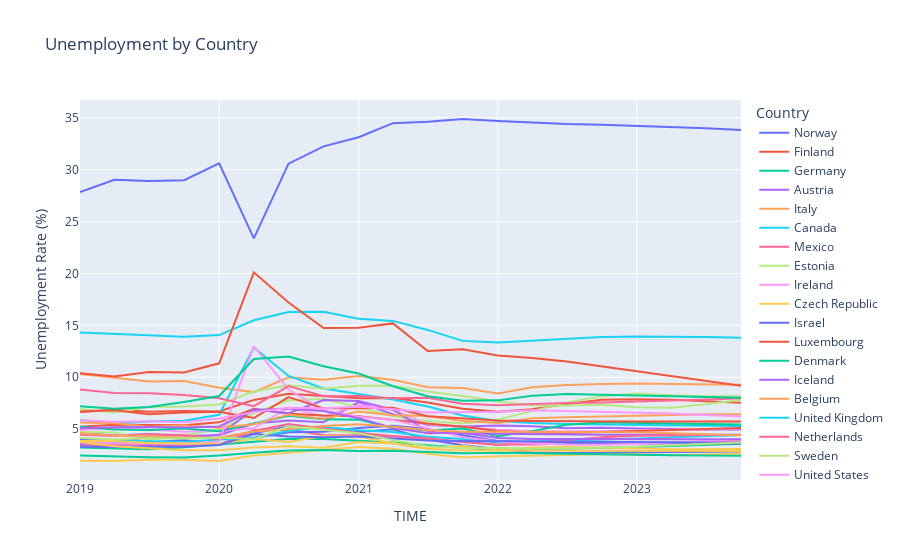

Notebook cell for this chart:
### Markdown cell above
Removed "Flag Codes", "Flags", "Reference Period Code", "Reference Period" columns because they are not relevant to this project. Changing "TIME" column to datetime data type.

### Code cell
display(px.line(unemployment_df, x='TIME', y='Value', color='Country', labels={'Value':'Unemployment Rate (%)'}, title='Unemployment by Country'))

### Figure 1 — Plotly figure (JSON) as saved in the notebook; plotly's stock layout.template omitted (floating-point values rounded to 4 significant figures)
{"data": [{"hovertemplate": "Country=Norway<br>TIME=%{x}<br>Unemployment Rate (%)=%{y}<extra></extra>", "legendgroup": "Norway", "line": {"color": "#636efa", "dash": "solid"}, "marker": {"symbol": "circle"}, "mode": "lines", "name": "Norway", "orientation": "v", "showlegend": true, "type": "scatter", "x": ["2019-01-01T00:00:00", "2019-04-01T00:00:00", "2019-07-01T00:00:00", "2019-10-01T00:00:00", "2020-01-01T00:00:00", "2020-04-01T00:00:00", "2020-07-01T00:00:00", "2020-10-01T00:00:00", "2021-01-01T00:00:00", "2021-04-01T00:00:00", "2021-07-01T00:00:00", "2021-10-01T00:00:00", "2022-01-01T00:00:00", "2022-04-01T00:00:00", "2022-07-01T00:00:00", "2022-10-01T00:00:00", "2023-01-01T00:00:00", "2023-04-01T00:00:00", "2023-07-01T00:00:00", "2023-10-01T00:00:00"], "xaxis": "x", "y": [3.797, 3.386, 3.718, 3.969, 3.548, 4.605, 5.276, 5.047, 4.738, 5, 4.014, 3.448, 3.093, 2.754, 2.706, 2.735, 2.754, 2.774, 2.812, 2.851], "yaxis": "y"}, {"hovertemplate": "Country=Finland<br>TIME=%{x}<br>Unemployment Rate (%)=%{y}<extra></extra>", "legendgroup": "Finland", "line": {"color": "#EF553B", "dash": "solid"}, "marker": {"symbol": "circle"}, "mode": "lines", "name": "Finland", "orientation": "v", "showlegend": true, "type": "scatter", "x": ["2019-01-01T00:00:00", "2019-04-01T00:00:00", "2019-07-01T00:00:00", "2019-10-01T00:00:00", "2020-01-01T00:00:00", "2020-04-01T00:00:00", "2020-07-01T00:00:00", "2020-10-01T00:00:00", "2021-01-01T00:00:00", "2021-04-01T00:00:00", "2021-07-01T00:00:00", "2021-10-01T00:00:00", "2022-01-01T00:00:00", "2022-04-01T00:00:00", "2022-07-01T00:00:00", "2022-10-01T00:00:00", "2023-01-01T00:00:00", "2023-04-01T00:00:00", "2023-07-01T00:00:00", "2023-10-01T00:00:00"], "xaxis": "x", "y": [6.664, 6.864, 6.685, 6.742, 6.707, 7.819, 8.405, 8.167, 7.983, 8.011, 7.579, 6.974, 6.68, 6.917, 7.435, 7.828, 7.874, 7.828, 7.713, 7.553], "yaxis": "y"}, {"hovertemplate": "Country=Germany<br>TIME=%{x}<br>Unemployment Rate (%)=%{y}<extra></extra>", "legendgroup": "Germany", "line": {"color": "#00cc96", "dash": "solid"}, "marker": {"symbol": "circle"}, "mode": "lines", "name": "Germany", "orientation": "v", "showlegend": true, "type": "scatter", "x": ["2019-01-01T00:00:00", "2019-04-01T00:00:00", "2019-07-01T00:00:00", "2019-10-01T00:00:00", "2020-01-01T00:00:00", "2020-04-01T00:00:00", "2020-07-01T00:00:00", "2020-10-01T00:00:00", "2021-01-01T00:00:00", "2021-04-01T00:00:00", "2021-07-01T00:00:00", "2021-10-01T00:00:00", "2022-01-01T00:00:00", "2022-04-01T00:00:00", "2022-07-01T00:00:00", "2022-10-01T00:00:00", "2023-01-01T00:00:00", "2023-04-01T00:00:00", "2023-07-01T00:00:00", "2023-10-01T00:00:00"], "xaxis": "x", "y": [3.226, 3.119, 3.077, 3.251, 3.525, 3.842, 4.065, 4.051, 3.919, 3.725, 3.453, 3.217, 3.004, 3.033, 3.101, 3.188, 3.288, 3.389, 3.493, 3.599], "yaxis": "y"}, {"hovertemplate": "Country=Austria<br>TIME=%{x}<br>Unemployment Rate (%)=%{y}<extra></extra>", "legendgroup": "Austria", "line": {"color": "#ab63fa", "dash": "solid"}, "marker": {"symbol": "circle"}, "mode": "lines", "name": "Austria", "orientation": "v", "showlegend": true, "type": "scatter", "x": ["2019-01-01T00:00:00", "2019-04-01T00:00:00", "2019-07-01T00:00:00", "2019-10-01T00:00:00", "2020-01-01T00:00:00", "2020-04-01T00:00:00", "2020-07-01T00:00:00", "2020-10-01T00:00:00", "2021-01-01T00:00:00", "2021-04-01T00:00:00", "2021-07-01T00:00:00", "2021-10-01T00:00:00", "2022-01-01T00:00:00", "2022-04-01T00:00:00", "2022-07-01T00:00:00", "2022-10-01T00:00:00", "2023-01-01T00:00:00", "2023-04-01T00:00:00", "2023-07-01T00:00:00", "2023-10-01T00:00:00"], "xaxis": "x", "y": [4.687, 4.394, 4.528, 4.337, 4.419, 5.547, 5.826, 5.657, 7.615, 6.436, 5.407, 5.253, 5.348, 5.277, 5.087, 5.15, 5.055, 4.998, 4.969, 4.969], "yaxis": "y"}, {"hovertemplate": "Country=Italy<br>TIME=%{x}<br>Unemployment Rate (%)=%{y}<extra></extra>", "legendgroup": "Italy", "line": {"color": "#FFA15A", "dash": "solid"}, "marker": {"symbol": "circle"}, "mode": "lines", "name": "Italy", "orientation": "v", "showlegend": true, "type": "scatter", "x": ["2019-01-01T00:00:00", "2019-04-01T00:00:00", "2019-07-01T00:00:00", "2019-10-01T00:00:00", "2020-01-01T00:00:00", "2020-04-01T00:00:00", "2020-07-01T00:00:00", "2020-10-01T00:00:00", "2021-01-01T00:00:00", "2021-04-01T00:00:00", "2021-07-01T00:00:00", "2021-10-01T00:00:00", "2022-01-01T00:00:00", "2022-04-01T00:00:00", "2022-07-01T00:00:00", "2022-10-01T00:00:00", "2023-01-01T00:00:00", "2023-04-01T00:00:00", "2023-07-01T00:00:00", "2023-10-01T00:00:00"], "xaxis": "x", "y": [10.31, 9.936, 9.584, 9.644, 8.991, 8.572, 9.998, 9.751, 10.13, 9.767, 9.048, 8.977, 8.437, 9.031, 9.266, 9.357, 9.393, 9.356, 9.319, 9.282], "yaxis": "y"}, {"hovertemplate": "Country=Canada<br>TIME=%{x}<br>Unemployment Rate (%)=%{y}<extra></extra>", "legendgroup": "Canada", "line": {"color": "#19d3f3", "dash": "solid"}, "marker": {"symbol": "circle"}, "mode": "lines", "name": "Canada", "orientation": "v", "showlegend": true, "type": "scatter", "x": ["2019-01-01T00:00:00", "2019-04-01T00:00:00", "2019-07-01T00:00:00", "2019-10-01T00:00:00", "2020-01-01T00:00:00", "2020-04-01T00:00:00", "2020-07-01T00:00:00", "2020-10-01T00:00:00", "2021-01-01T00:00:00", "2021-04-01T00:00:00", "2021-07-01T00:00:00", "2021-10-01T00:00:00", "2022-01-01T00:00:00", "2022-04-01T00:00:00", "2022-07-01T00:00:00", "2022-10-01T00:00:00", "2023-01-01T00:00:00", "2023-04-01T00:00:00", "2023-07-01T00:00:00", "2023-10-01T00:00:00"], "xaxis": "x", "y": [5.888, 5.545, 5.728, 5.819, 6.388, 12.87, 10.12, 8.924, 8.383, 7.861, 7.188, 6.31, 5.784, 5.605, 5.502, 5.445, 5.398, 5.36, 5.332, 5.313], "yaxis": "y"}, {"hovertemplate": "Country=Mexico<br>TIME=%{x}<br>Unemployment Rate (%)=%{y}<extra></extra>", "legendgroup": "Mexico", "line": {"color": "#FF6692", "dash": "solid"}, "marker": {"symbol": "circle"}, "mode": "lines", "name": "Mexico", "orientation": "v", "showlegend": true, "type": "scatter", "x": ["2019-01-01T00:00:00", "2019-04-01T00:00:00", "2019-07-01T00:00:00", "2019-10-01T00:00:00", "2020-01-01T00:00:00", "2020-04-01T00:00:00", "2020-07-01T00:00:00", "2020-10-01T00:00:00", "2021-01-01T00:00:00", "2021-04-01T00:00:00", "2021-07-01T00:00:00", "2021-10-01T00:00:00", "2022-01-01T00:00:00", "2022-04-01T00:00:00", "2022-07-01T00:00:00", "2022-10-01T00:00:00", "2023-01-01T00:00:00", "2023-04-01T00:00:00", "2023-07-01T00:00:00", "2023-10-01T00:00:00"], "xaxis": "x", "y": [3.408, 3.557, 3.485, 3.417, 3.484, 4.916, 4.942, 4.431, 4.407, 4.32, 4.018, 3.807, 3.524, 3.524, 3.62, 3.62, 3.716, 3.716, 3.812, 3.907], "yaxis": "y"}, {"hovertemplate": "Country=Estonia<br>TIME=%{x}<br>Unemployment Rate (%)=%{y}<extra></extra>", "legendgroup": "Estonia", "line": {"color": "#B6E880", "dash": "solid"}, "marker": {"symbol": "circle"}, "mode": "lines", "name": "Estonia", "orientation": "v", "showlegend": true, "type": "scatter", "x": ["2019-01-01T00:00:00", "2019-04-01T00:00:00", "2019-07-01T00:00:00", "2019-10-01T00:00:00", "2020-01-01T00:00:00", "2020-04-01T00:00:00", "2020-07-01T00:00:00", "2020-10-01T00:00:00", "2021-01-01T00:00:00", "2021-04-01T00:00:00", "2021-07-01T00:00:00", "2021-10-01T00:00:00", "2022-01-01T00:00:00", "2022-04-01T00:00:00", "2022-07-01T00:00:00", "2022-10-01T00:00:00", "2023-01-01T00:00:00", "2023-04-01T00:00:00", "2023-07-01T00:00:00", "2023-10-01T00:00:00"], "xaxis": "x", "y": [4.722, 4.684, 3.985, 4.399, 5.013, 6.516, 7.787, 7.919, 7.105, 6.274, 5.782, 5.546, 5.92, 6.754, 7.581, 8.174, 8.447, 8.265, 8.174, 8.174], "yaxis": "y"}, {"hovertemplate": "Country=Ireland<br>TIME=%{x}<br>Unemployment Rate (%)=%{y}<extra></extra>", "legendgroup": "Ireland", "line": {"color": "#FF97FF", "dash": "solid"}, "marker": {"symbol": "circle"}, "mode": "lines", "name": "Ireland", "orientation": "v", "showlegend": true, "type": "scatter", "x": ["2019-01-01T00:00:00", "2019-04-01T00:00:00", "2019-07-01T00:00:00", "2019-10-01T00:00:00", "2020-01-01T00:00:00", "2020-04-01T00:00:00", "2020-07-01T00:00:00", "2020-10-01T00:00:00", "2021-01-01T00:00:00", "2021-04-01T00:00:00", "2021-07-01T00:00:00", "2021-10-01T00:00:00", "2022-01-01T00:00:00", "2022-04-01T00:00:00", "2022-07-01T00:00:00", "2022-10-01T00:00:00", "2023-01-01T00:00:00", "2023-04-01T00:00:00", "2023-07-01T00:00:00", "2023-10-01T00:00:00"], "xaxis": "x", "y": [4.93, 5.138, 4.98, 4.762, 4.838, 5.08, 7.068, 6.238, 7.329, 6.877, 5.466, 5.174, 4.944, 4.826, 4.802, 4.802, 4.872, 4.954, 5.012, 5.07], "yaxis": "y"}, {"hovertemplate": "Country=Czech Republic<br>TIME=%{x}<br>Unemployment Rate (%)=%{y}<extra></extra>", "legendgroup": "Czech Republic", "line": {"color": "#FECB52", "dash": "solid"}, "marker": {"symbol": "circle"}, "mode": "lines", "name": "Czech Republic", "orientation": "v", "showlegend": true, "type": "scatter", "x": ["2019-01-01T00:00:00", "2019-04-01T00:00:00", "2019-07-01T00:00:00", "2019-10-01T00:00:00", "2020-01-01T00:00:00", "2020-04-01T00:00:00", "2020-07-01T00:00:00", "2020-10-01T00:00:00", "2021-01-01T00:00:00", "2021-04-01T00:00:00", "2021-07-01T00:00:00", "2021-10-01T00:00:00", "2022-01-01T00:00:00", "2022-04-01T00:00:00", "2022-07-01T00:00:00", "2022-10-01T00:00:00", "2023-01-01T00:00:00", "2023-04-01T00:00:00", "2023-07-01T00:00:00", "2023-10-01T00:00:00"], "xaxis": "x", "y": [1.959, 1.939, 2.05, 2.058, 1.936, 2.469, 2.727, 3.034, 3.288, 3.106, 2.626, 2.264, 2.395, 2.443, 2.54, 2.589, 2.589, 2.491, 2.56, 2.628], "yaxis": "y"}, {"hovertemplate": "Country=Israel<br>TIME=%{x}<br>Unemployment Rate (%)=%{y}<extra></extra>", "legendgroup": "Israel", "line": {"color": "#636efa", "dash": "solid"}, "marker": {"symbol": "circle"}, "mode": "lines", "name": "Israel", "orientation": "v", "showlegend": true, "type": "scatter", "x": ["2019-01-01T00:00:00", "2019-04-01T00:00:00", "2019-07-01T00:00:00", "2019-10-01T00:00:00", "2020-01-01T00:00:00", "2020-04-01T00:00:00", "2020-07-01T00:00:00", "2020-10-01T00:00:00", "2021-01-01T00:00:00", "2021-04-01T00:00:00", "2021-07-01T00:00:00", "2021-10-01T00:00:00", "2022-01-01T00:00:00", "2022-04-01T00:00:00", "2022-07-01T00:00:00", "2022-10-01T00:00:00", "2023-01-01T00:00:00", "2023-04-01T00:00:00", "2023-07-01T00:00:00", "2023-10-01T00:00:00"], "xaxis": "x", "y": [4.065, 3.867, 3.608, 3.735, 3.526, 4.171, 4.713, 4.744, 5.114, 5.321, 4.986, 4.405, 3.854, 3.758, 3.662, 3.614, 3.614, 3.614, 3.614, 3.614], "yaxis": "y"}, {"hovertemplate": "Country=Luxembourg<br>TIME=%{x}<br>Unemployment Rate (%)=%{y}<extra></extra>", "legendgroup": "Luxembourg", "line": {"color": "#EF553B", "dash": "solid"}, "marker": {"symbol": "circle"}, "mode": "lines", "name": "Luxembourg", "orientation": "v", "showlegend": true, "type": "scatter", "x": ["2019-01-01T00:00:00", "2019-04-01T00:00:00", "2019-07-01T00:00:00", "2019-10-01T00:00:00", "2020-01-01T00:00:00", "2020-04-01T00:00:00", "2020-07-01T00:00:00", "2020-10-01T00:00:00", "2021-01-01T00:00:00", "2021-04-01T00:00:00", "2021-07-01T00:00:00", "2021-10-01T00:00:00", "2022-01-01T00:00:00", "2022-04-01T00:00:00", "2022-07-01T00:00:00", "2022-10-01T00:00:00", "2023-01-01T00:00:00", "2023-04-01T00:00:00", "2023-07-01T00:00:00", "2023-10-01T00:00:00"], "xaxis": "x", "y": [5.236, 5.438, 5.405, 5.379, 5.658, 6.961, 6.48, 6.316, 6.25, 5.881, 5.54, 5.228, 4.815, 4.673, 4.635, 4.721, 4.804, 4.897, 5.01, 5.124], "yaxis": "y"}, {"hovertemplate": "Country=Denmark<br>TIME=%{x}<br>Unemployment Rate (%)=%{y}<extra></extra>", "legendgroup": "Denmark", "line": {"color": "#00cc96", "dash": "solid"}, "marker": {"symbol": "circle"}, "mode": "lines", "name": "Denmark", "orientation": "v", "showlegend": true, "type": "scatter", "x": ["2019-01-01T00:00:00", "2019-04-01T00:00:00", "2019-07-01T00:00:00", "2019-10-01T00:00:00", "2020-01-01T00:00:00", "2020-04-01T00:00:00", "2020-07-01T00:00:00", "2020-10-01T00:00:00", "2021-01-01T00:00:00", "2021-04-01T00:00:00", "2021-07-01T00:00:00", "2021-10-01T00:00:00", "2022-01-01T00:00:00", "2022-04-01T00:00:00", "2022-07-01T00:00:00", "2022-10-01T00:00:00", "2023-01-01T00:00:00", "2023-04-01T00:00:00", "2023-07-01T00:00:00", "2023-10-01T00:00:00"], "xaxis": "x", "y": [5.226, 4.974, 4.924, 5.056, 4.807, 5.537, 6.291, 5.945, 5.919, 5.121, 4.862, 5.069, 4.318, 4.814, 5.432, 5.668, 5.573, 5.537, 5.498, 5.458], "yaxis": "y"}, {"hovertemplate": "Country=Iceland<br>TIME=%{x}<br>Unemployment Rate (%)=%{y}<extra></extra>", "legendgroup": "Iceland", "line": {"color": "#ab63fa", "dash": "solid"}, "marker": {"symbol": "circle"}, "mode": "lines", "name": "Iceland", "orientation": "v", "showlegend": true, "type": "scatter", "x": ["2019-01-01T00:00:00", "2019-04-01T00:00:00", "2019-07-01T00:00:00", "2019-10-01T00:00:00", "2020-01-01T00:00:00", "2020-04-01T00:00:00", "2020-07-01T00:00:00", "2020-10-01T00:00:00", "2021-01-01T00:00:00", "2021-04-01T00:00:00", "2021-07-01T00:00:00", "2021-10-01T00:00:00", "2022-01-01T00:00:00", "2022-04-01T00:00:00", "2022-07-01T00:00:00", "2022-10-01T00:00:00", "2023-01-01T00:00:00", "2023-04-01T00:00:00", "2023-07-01T00:00:00", "2023-10-01T00:00:00"], "xaxis": "x", "y": [3.542, 3.801, 4.227, 4.15, 4.465, 6.915, 6.537, 7.803, 7.724, 6.882, 4.812, 4.606, 4.559, 4.511, 4.463, 4.463, 4.463, 4.463, 4.463, 4.463], "yaxis": "y"}, {"hovertemplate": "Country=Belgium<br>TIME=%{x}<br>Unemployment Rate (%)=%{y}<extra></extra>", "legendgroup": "Belgium", "line": {"color": "#FFA15A", "dash": "solid"}, "marker": {"symbol": "circle"}, "mode": "lines", "name": "Belgium", "orientation": "v", "showlegend": true, "type": "scatter", "x": ["2019-01-01T00:00:00", "2019-04-01T00:00:00", "2019-07-01T00:00:00", "2019-10-01T00:00:00", "2020-01-01T00:00:00", "2020-04-01T00:00:00", "2020-07-01T00:00:00", "2020-10-01T00:00:00", "2021-01-01T00:00:00", "2021-04-01T00:00:00", "2021-07-01T00:00:00", "2021-10-01T00:00:00", "2022-01-01T00:00:00", "2022-04-01T00:00:00", "2022-07-01T00:00:00", "2022-10-01T00:00:00", "2023-01-01T00:00:00", "2023-04-01T00:00:00", "2023-07-01T00:00:00", "2023-10-01T00:00:00"], "xaxis": "x", "y": [5.633, 5.567, 5.233, 5.367, 5.133, 5.467, 6.4, 6, 6.7, 6.333, 6.267, 5.8, 5.6, 6.055, 6.148, 6.218, 6.287, 6.381, 6.428, 6.428], "yaxis": "y"}, {"hovertemplate": "Country=United Kingdom<br>TIME=%{x}<br>Unemployment Rate (%)=%{y}<extra></extra>", "legendgroup": "United Kingdom", "line": {"color": "#19d3f3", "dash": "solid"}, "marker": {"symbol": "circle"}, "mode": "lines", "name": "United Kingdom", "orientation": "v", "showlegend": true, "type": "scatter", "x": ["2019-01-01T00:00:00", "2019-04-01T00:00:00", "2019-07-01T00:00:00", "2019-10-01T00:00:00", "2020-01-01T00:00:00", "2020-04-01T00:00:00", "2020-07-01T00:00:00", "2020-10-01T00:00:00", "2021-01-01T00:00:00", "2021-04-01T00:00:00", "2021-07-01T00:00:00", "2021-10-01T00:00:00", "2022-01-01T00:00:00", "2022-04-01T00:00:00", "2022-07-01T00:00:00", "2022-10-01T00:00:00", "2023-01-01T00:00:00", "2023-04-01T00:00:00", "2023-07-01T00:00:00", "2023-10-01T00:00:00"], "xaxis": "x", "y": [3.818, 3.893, 3.835, 3.766, 3.999, 4.137, 4.85, 5.218, 4.886, 4.723, 4.265, 4.061, 3.713, 3.799, 3.894, 3.989, 4.104, 4.22, 4.336, 4.451], "yaxis": "y"}, {"hovertemplate": "Country=Netherlands<br>TIME=%{x}<br>Unemployment Rate (%)=%{y}<extra></extra>", "legendgroup": "Netherlands", "line": {"color": "#FF6692", "dash": "solid"}, "marker": {"symbol": "circle"}, "mode": "lines", "name": "Netherlands", "orientation": "v", "showlegend": true, "type": "scatter", "x": ["2019-01-01T00:00:00", "2019-04-01T00:00:00", "2019-07-01T00:00:00", "2019-10-01T00:00:00", "2020-01-01T00:00:00", "2020-04-01T00:00:00", "2020-07-01T00:00:00", "2020-10-01T00:00:00", "2021-01-01T00:00:00", "2021-04-01T00:00:00", "2021-07-01T00:00:00", "2021-10-01T00:00:00", "2022-01-01T00:00:00", "2022-04-01T00:00:00", "2022-07-01T00:00:00", "2022-10-01T00:00:00", "2023-01-01T00:00:00", "2023-04-01T00:00:00", "2023-07-01T00:00:00", "2023-10-01T00:00:00"], "xaxis": "x", "y": [4.466, 4.354, 4.493, 4.429, 4.031, 4.835, 5.501, 5.093, 4.634, 4.337, 4.125, 3.801, 3.465, 3.657, 3.917, 4.232, 4.375, 4.442, 4.442, 4.442], "yaxis": "y"}, {"hovertemplate": "Country=Sweden<br>TIME=%{x}<br>Unemployment Rate (%)=%{y}<extra></extra>", "legendgroup": "Sweden", "line": {"color": "#B6E880", "dash": "solid"}, "marker": {"symbol": "circle"}, "mode": "lines", "name": "Sweden", "orientation": "v", "showlegend": true, "type": "scatter", "x": ["2019-01-01T00:00:00", "2019-04-01T00:00:00", "2019-07-01T00:00:00", "2019-10-01T00:00:00", "2020-01-01T00:00:00", "2020-04-01T00:00:00", "2020-07-01T00:00:00", "2020-10-01T00:00:00", "2021-01-01T00:00:00", "2021-04-01T00:00:00", "2021-07-01T00:00:00", "2021-10-01T00:00:00", "2022-01-01T00:00:00", "2022-04-01T00:00:00", "2022-07-01T00:00:00", "2022-10-01T00:00:00", "2023-01-01T00:00:00", "2023-04-01T00:00:00", "2023-07-01T00:00:00", "2023-10-01T00:00:00"], "xaxis": "x", "y": [6.937, 6.619, 7.135, 7.196, 7.384, 8.635, 9.237, 8.885, 9.181, 9.194, 8.628, 8.202, 7.67, 7.305, 7.279, 7.362, 7.124, 7.053, 7.394, 7.842], "yaxis": "y"}, {"hovertemplate": "Country=United States<br>TIME=%{x}<br>Unemployment Rate (%)=%{y}<extra></extra>", "legendgroup": "United States", "line": {"color": "#FF97FF", "dash": "solid"}, "marker": {"symbol": "circle"}, "mode": "lines", "name": "United States", "orientation": "v", "showlegend": true, "type": "scatter", "x": ["2019-01-01T00:00:00", "2019-04-01T00:00:00", "2019-07-01T00:00:00", "2019-10-01T00:00:00", "2020-01-01T00:00:00", "2020-04-01T00:00:00", "2020-07-01T00:00:00", "2020-10-01T00:00:00", "2021-01-01T00:00:00", "2021-04-01T00:00:00", "2021-07-01T00:00:00", "2021-10-01T00:00:00", "2022-01-01T00:00:00", "2022-04-01T00:00:00", "2022-07-01T00:00:00", "2022-10-01T00:00:00", "2023-01-01T00:00:00", "2023-04-01T00:00:00", "2023-07-01T00:00:00", "2023-10-01T00:00:00"], "xaxis": "x", "y": [3.832, 3.632, 3.612, 3.602, 3.804, 12.99, 8.818, 6.78, 6.206, 5.896, 5.094, 4.217, 3.807, 3.618, 3.523, 3.511, 3.582, 3.702, 3.845, 4.011], "yaxis": "y"}, {"hovertemplate": "Country=Korea<br>TIME=%{x}<br>Unemployment Rate (%)=%{y}<extra></extra>", "legendgroup": "Korea", "line": {"color": "#FECB52", "dash": "solid"}, "marker": {"symbol": "circle"}, "mode": "lines", "name": "Korea", "orientation": "v", "showlegend": true, "type": "scatter", "x": ["2019-01-01T00:00:00", "2019-04-01T00:00:00", "2019-07-01T00:00:00", "2019-10-01T00:00:00", "2020-01-01T00:00:00", "2020-04-01T00:00:00", "2020-07-01T00:00:00", "2020-10-01T00:00:00", "2021-01-01T00:00:00", "2021-04-01T00:00:00", "2021-07-01T00:00:00", "2021-10-01T00:00:00", "2022-01-01T00:00:00", "2022-04-01T00:00:00", "2022-07-01T00:00:00", "2022-10-01T00:00:00", "2023-01-01T00:00:00", "2023-04-01T00:00:00", "2023-07-01T00:00:00", "2023-10-01T00:00:00"], "xaxis": "x", "y": [3.872, 3.867, 3.661, 3.654, 3.596, 4.073, 3.775, 4.333, 4.292, 3.668, 3.147, 3.406, 3.0, 3.232, 3.28, 3.242, 3.116, 3.064, 3.064, 3.093], "yaxis": "y"}, {"hovertemplate": "Country=Hungary<br>TIME=%{x}<br>Unemployment Rate (%)=%{y}<extra></extra>", "legendgroup": "Hungary", "line": {"color": "#636efa", "dash": "solid"}, "marker": {"symbol": "circle"}, "mode": "lines", "name": "Hungary", "orientation": "v", "showlegend": true, "type": "scatter", "x": ["2019-01-01T00:00:00", "2019-04-01T00:00:00", "2019-07-01T00:00:00", "2019-10-01T00:00:00", "2020-01-01T00:00:00", "2020-04-01T00:00:00", "2020-07-01T00:00:00", "2020-10-01T00:00:00", "2021-01-01T00:00:00", "2021-04-01T00:00:00", "2021-07-01T00:00:00", "2021-10-01T00:00:00", "2022-01-01T00:00:00", "2022-04-01T00:00:00", "2022-07-01T00:00:00", "2022-10-01T00:00:00", "2023-01-01T00:00:00", "2023-04-01T00:00:00", "2023-07-01T00:00:00", "2023-10-01T00:00:00"], "xaxis": "x", "y": [3.318, 3.282, 3.344, 3.306, 3.475, 4.531, 4.289, 4.219, 4.287, 4.136, 3.918, 3.86, 3.836, 3.788, 3.764, 3.764, 3.764, 3.764, 3.741, 3.693], "yaxis": "y"}, {"hovertemplate": "Country=Portugal<br>TIME=%{x}<br>Unemployment Rate (%)=%{y}<extra></extra>", "legendgroup": "Portugal", "line": {"color": "#EF553B", "dash": "solid"}, "marker": {"symbol": "circle"}, "mode": "lines", "name": "Portugal", "orientation": "v", "showlegend": true, "type": "scatter", "x": ["2019-01-01T00:00:00", "2019-04-01T00:00:00", "2019-07-01T00:00:00", "2019-10-01T00:00:00", "2020-01-01T00:00:00", "2020-04-01T00:00:00", "2020-07-01T00:00:00", "2020-10-01T00:00:00", "2021-01-01T00:00:00", "2021-04-01T00:00:00", "2021-07-01T00:00:00", "2021-10-01T00:00:00", "2022-01-01T00:00:00", "2022-04-01T00:00:00", "2022-07-01T00:00:00", "2022-10-01T00:00:00", "2023-01-01T00:00:00", "2023-04-01T00:00:00", "2023-07-01T00:00:00", "2023-10-01T00:00:00"], "xaxis": "x", "y": [6.703, 6.82, 6.428, 6.595, 6.678, 6.076, 8.09, 7.007, 7.026, 7.053, 6.238, 6.002, 5.825, 5.788, 5.75, 5.731, 5.731, 5.731, 5.731, 5.731], "yaxis": "y"}, {"hovertemplate": "Country=Japan<br>TIME=%{x}<br>Unemployment Rate (%)=%{y}<extra></extra>", "legendgroup": "Japan", "line": {"color": "#00cc96", "dash": "solid"}, "marker": {"symbol": "circle"}, "mode": "lines", "name": "Japan", "orientation": "v", "showlegend": true, "type": "scatter", "x": ["2019-01-01T00:00:00", "2019-04-01T00:00:00", "2019-07-01T00:00:00", "2019-10-01T00:00:00", "2020-01-01T00:00:00", "2020-04-01T00:00:00", "2020-07-01T00:00:00", "2020-10-01T00:00:00", "2021-01-01T00:00:00", "2021-04-01T00:00:00", "2021-07-01T00:00:00", "2021-10-01T00:00:00", "2022-01-01T00:00:00", "2022-04-01T00:00:00", "2022-07-01T00:00:00", "2022-10-01T00:00:00", "2023-01-01T00:00:00", "2023-04-01T00:00:00", "2023-07-01T00:00:00", "2023-10-01T00:00:00"], "xaxis": "x", "y": [2.471, 2.352, 2.304, 2.281, 2.472, 2.736, 2.937, 2.987, 2.902, 2.927, 2.768, 2.68, 2.72, 2.66, 2.62, 2.58, 2.54, 2.5, 2.47, 2.44], "yaxis": "y"}, {"hovertemplate": "Country=Australia<br>TIME=%{x}<br>Unemployment Rate (%)=%{y}<extra></extra>", "legendgroup": "Australia", "line": {"color": "#ab63fa", "dash": "solid"}, "marker": {"symbol": "circle"}, "mode": "lines", "name": "Australia", "orientation": "v", "showlegend": true, "type": "scatter", "x": ["2019-01-01T00:00:00", "2019-04-01T00:00:00", "2019-07-01T00:00:00", "2019-10-01T00:00:00", "2020-01-01T00:00:00", "2020-04-01T00:00:00", "2020-07-01T00:00:00", "2020-10-01T00:00:00", "2021-01-01T00:00:00", "2021-04-01T00:00:00", "2021-07-01T00:00:00", "2021-10-01T00:00:00", "2022-01-01T00:00:00", "2022-04-01T00:00:00", "2022-07-01T00:00:00", "2022-10-01T00:00:00", "2023-01-01T00:00:00", "2023-04-01T00:00:00", "2023-07-01T00:00:00", "2023-10-01T00:00:00"], "xaxis": "x", "y": [5.087, 5.184, 5.2, 5.158, 5.258, 6.842, 6.993, 6.748, 6.053, 5.127, 4.607, 4.665, 4.153, 4.064, 4.064, 4.035, 4.035, 4.035, 4.035, 4.035], "yaxis": "y"}, {"hovertemplate": "Country=Switzerland<br>TIME=%{x}<br>Unemployment Rate (%)=%{y}<extra></extra>", "legendgroup": "Switzerland", "line": {"color": "#FFA15A", "dash": "solid"}, "marker": {"symbol": "circle"}, "mode": "lines", "name": "Switzerland", "orientation": "v", "showlegend": true, "type": "scatter", "x": ["2019-01-01T00:00:00", "2019-04-01T00:00:00", "2019-07-01T00:00:00", "2019-10-01T00:00:00", "2020-01-01T00:00:00", "2020-04-01T00:00:00", "2020-07-01T00:00:00", "2020-10-01T00:00:00", "2021-01-01T00:00:00", "2021-04-01T00:00:00", "2021-07-01T00:00:00", "2021-10-01T00:00:00", "2022-01-01T00:00:00", "2022-04-01T00:00:00", "2022-07-01T00:00:00", "2022-10-01T00:00:00", "2023-01-01T00:00:00", "2023-04-01T00:00:00", "2023-07-01T00:00:00", "2023-10-01T00:00:00"], "xaxis": "x", "y": [4.62, 4.371, 4.379, 4.186, 4.211, 4.783, 5.03, 5.3, 5.472, 5.232, 4.895, 4.761, 4.761, 4.742, 4.722, 4.713, 4.713, 4.618, 4.523, 4.427], "yaxis": "y"}, {"hovertemplate": "Country=Spain<br>TIME=%{x}<br>Unemployment Rate (%)=%{y}<extra></extra>", "legendgroup": "Spain", "line": {"color": "#19d3f3", "dash": "solid"}, "marker": {"symbol": "circle"}, "mode": "lines", "name": "Spain", "orientation": "v", "showlegend": true, "type": "scatter", "x": ["2019-01-01T00:00:00", "2019-04-01T00:00:00", "2019-07-01T00:00:00", "2019-10-01T00:00:00", "2020-01-01T00:00:00", "2020-04-01T00:00:00", "2020-07-01T00:00:00", "2020-10-01T00:00:00", "2021-01-01T00:00:00", "2021-04-01T00:00:00", "2021-07-01T00:00:00", "2021-10-01T00:00:00", "2022-01-01T00:00:00", "2022-04-01T00:00:00", "2022-07-01T00:00:00", "2022-10-01T00:00:00", "2023-01-01T00:00:00", "2023-04-01T00:00:00", "2023-07-01T00:00:00", "2023-10-01T00:00:00"], "xaxis": "x", "y": [14.31, 14.18, 14.02, 13.91, 14.06, 15.49, 16.28, 16.31, 15.63, 15.43, 14.56, 13.5, 13.36, 13.53, 13.71, 13.88, 13.93, 13.92, 13.87, 13.8], "yaxis": "y"}, {"hovertemplate": "Country=France<br>TIME=%{x}<br>Unemployment Rate (%)=%{y}<extra></extra>", "legendgroup": "France", "line": {"color": "#FF6692", "dash": "solid"}, "marker": {"symbol": "circle"}, "mode": "lines", "name": "France", "orientation": "v", "showlegend": true, "type": "scatter", "x": ["2019-01-01T00:00:00", "2019-04-01T00:00:00", "2019-07-01T00:00:00", "2019-10-01T00:00:00", "2020-01-01T00:00:00", "2020-04-01T00:00:00", "2020-07-01T00:00:00", "2020-10-01T00:00:00", "2021-01-01T00:00:00", "2021-04-01T00:00:00", "2021-07-01T00:00:00", "2021-10-01T00:00:00", "2022-01-01T00:00:00", "2022-04-01T00:00:00", "2022-07-01T00:00:00", "2022-10-01T00:00:00", "2023-01-01T00:00:00", "2023-04-01T00:00:00", "2023-07-01T00:00:00", "2023-10-01T00:00:00"], "xaxis": "x", "y": [8.831, 8.497, 8.467, 8.285, 7.977, 7.215, 9.15, 8.168, 8.205, 7.973, 8.028, 7.448, 7.3, 7.439, 7.513, 7.559, 7.633, 7.753, 7.864, 7.974], "yaxis": "y"}, {"hovertemplate": "Country=New Zealand<br>TIME=%{x}<br>Unemployment Rate (%)=%{y}<extra></extra>", "legendgroup": "New Zealand", "line": {"color": "#B6E880", "dash": "solid"}, "marker": {"symbol": "circle"}, "mode": "lines", "name": "New Zealand", "orientation": "v", "showlegend": true, "type": "scatter", "x": ["2019-01-01T00:00:00", "2019-04-01T00:00:00", "2019-07-01T00:00:00", "2019-10-01T00:00:00", "2020-01-01T00:00:00", "2020-04-01T00:00:00", "2020-07-01T00:00:00", "2020-10-01T00:00:00", "2021-01-01T00:00:00", "2021-04-01T00:00:00", "2021-07-01T00:00:00", "2021-10-01T00:00:00", "2022-01-01T00:00:00", "2022-04-01T00:00:00", "2022-07-01T00:00:00", "2022-10-01T00:00:00", "2023-01-01T00:00:00", "2023-04-01T00:00:00", "2023-07-01T00:00:00", "2023-10-01T00:00:00"], "xaxis": "x", "y": [4.156, 3.997, 4.147, 4.102, 4.19, 4.038, 5.271, 4.915, 4.616, 3.947, 3.354, 3.188, 3.219, 3.122, 3.151, 3.209, 3.325, 3.451, 3.58, 3.725], "yaxis": "y"}, {"hovertemplate": "Country=Slovak Republic<br>TIME=%{x}<br>Unemployment Rate (%)=%{y}<extra></extra>", "legendgroup": "Slovak Republic", "line": {"color": "#FF97FF", "dash": "solid"}, "marker": {"symbol": "circle"}, "mode": "lines", "name": "Slovak Republic", "orientation": "v", "showlegend": true, "type": "scatter", "x": ["2019-01-01T00:00:00", "2019-04-01T00:00:00", "2019-07-01T00:00:00", "2019-10-01T00:00:00", "2020-01-01T00:00:00", "2020-04-01T00:00:00", "2020-07-01T00:00:00", "2020-10-01T00:00:00", "2021-01-01T00:00:00", "2021-04-01T00:00:00", "2021-07-01T00:00:00", "2021-10-01T00:00:00", "2022-01-01T00:00:00", "2022-04-01T00:00:00", "2022-07-01T00:00:00", "2022-10-01T00:00:00", "2023-01-01T00:00:00", "2023-04-01T00:00:00", "2023-07-01T00:00:00", "2023-10-01T00:00:00"], "xaxis": "x", "y": [5.871, 5.72, 5.756, 5.666, 6.032, 6.643, 7.064, 7.014, 7.161, 6.927, 6.606, 6.622, 6.668, 6.827, 6.752, 6.631, 6.566, 6.5, 6.36, 6.22], "yaxis": "y"}, {"hovertemplate": "Country=Poland<br>TIME=%{x}<br>Unemployment Rate (%)=%{y}<extra></extra>", "legendgroup": "Poland", "line": {"color": "#FECB52", "dash": "solid"}, "marker": {"symbol": "circle"}, "mode": "lines", "name": "Poland", "orientation": "v", "showlegend": true, "type": "scatter", "x": ["2019-01-01T00:00:00", "2019-04-01T00:00:00", "2019-07-01T00:00:00", "2019-10-01T00:00:00", "2020-01-01T00:00:00", "2020-04-01T00:00:00", "2020-07-01T00:00:00", "2020-10-01T00:00:00", "2021-01-01T00:00:00", "2021-04-01T00:00:00", "2021-07-01T00:00:00", "2021-10-01T00:00:00", "2022-01-01T00:00:00", "2022-04-01T00:00:00", "2022-07-01T00:00:00", "2022-10-01T00:00:00", "2023-01-01T00:00:00", "2023-04-01T00:00:00", "2023-07-01T00:00:00", "2023-10-01T00:00:00"], "xaxis": "x", "y": [3.77, 3.348, 3.168, 2.96, 2.972, 3.244, 3.368, 3.219, 3.773, 3.619, 3.103, 2.958, 2.949, 2.935, 2.921, 2.896, 2.896, 2.896, 2.896, 2.896], "yaxis": "y"}, {"hovertemplate": "Country=South Africa<br>TIME=%{x}<br>Unemployment Rate (%)=%{y}<extra></extra>", "legendgroup": "South Africa", "line": {"color": "#636efa", "dash": "solid"}, "marker": {"symbol": "circle"}, "mode": "lines", "name": "South Africa", "orientation": "v", "showlegend": true, "type": "scatter", "x": ["2019-01-01T00:00:00", "2019-04-01T00:00:00", "2019-07-01T00:00:00", "2019-10-01T00:00:00", "2020-01-01T00:00:00", "2020-04-01T00:00:00", "2020-07-01T00:00:00", "2020-10-01T00:00:00", "2021-01-01T00:00:00", "2021-04-01T00:00:00", "2021-07-01T00:00:00", "2021-10-01T00:00:00", "2022-01-01T00:00:00", "2022-04-01T00:00:00", "2022-07-01T00:00:00", "2022-10-01T00:00:00", "2023-01-01T00:00:00", "2023-04-01T00:00:00", "2023-07-01T00:00:00", "2023-10-01T00:00:00"], "xaxis": "x", "y": [27.83, 29.03, 28.91, 28.98, 30.6, 23.37, 30.57, 32.24, 33.11, 34.48, 34.61, 34.87, 34.69, 34.53, 34.39, 34.32, 34.23, 34.13, 33.99, 33.83], "yaxis": "y"}, {"hovertemplate": "Country=Colombia<br>TIME=%{x}<br>Unemployment Rate (%)=%{y}<extra></extra>", "legendgroup": "Colombia", "line": {"color": "#EF553B", "dash": "solid"}, "marker": {"symbol": "circle"}, "mode": "lines", "name": "Colombia", "orientation": "v", "showlegend": true, "type": "scatter", "x": ["2019-01-01T00:00:00", "2019-04-01T00:00:00", "2019-07-01T00:00:00", "2019-10-01T00:00:00", "2020-01-01T00:00:00", "2020-04-01T00:00:00", "2020-07-01T00:00:00", "2020-10-01T00:00:00", "2021-01-01T00:00:00", "2021-04-01T00:00:00", "2021-07-01T00:00:00", "2021-10-01T00:00:00", "2022-01-01T00:00:00", "2022-04-01T00:00:00", "2022-07-01T00:00:00", "2022-10-01T00:00:00", "2023-01-01T00:00:00", "2023-04-01T00:00:00", "2023-07-01T00:00:00", "2023-10-01T00:00:00"], "xaxis": "x", "y": [10.4, 10.08, 10.52, 10.46, 11.34, 20.1, 17.2, 14.75, 14.78, 15.19, 12.53, 12.69, 12.1, 11.86, 11.51, 11.03, 10.58, 10.13, 9.665, 9.19], "yaxis": "y"}, {"hovertemplate": "Country=Chile<br>TIME=%{x}<br>Unemployment Rate (%)=%{y}<extra></extra>", "legendgroup": "Chile", "line": {"color": "#00cc96", "dash": "solid"}, "marker": {"symbol": "circle"}, "mode": "lines", "name": "Chile", "orientation": "v", "showlegend": true, "type": "scatter", "x": ["2019-01-01T00:00:00", "2019-04-01T00:00:00", "2019-07-01T00:00:00", "2019-10-01T00:00:00", "2020-01-01T00:00:00", "2020-04-01T00:00:00", "2020-07-01T00:00:00", "2020-10-01T00:00:00", "2021-01-01T00:00:00", "2021-04-01T00:00:00", "2021-07-01T00:00:00", "2021-10-01T00:00:00", "2022-01-01T00:00:00", "2022-04-01T00:00:00", "2022-07-01T00:00:00", "2022-10-01T00:00:00", "2023-01-01T00:00:00", "2023-04-01T00:00:00", "2023-07-01T00:00:00", "2023-10-01T00:00:00"], "xaxis": "x", "y": [7.211, 6.966, 7.133, 7.61, 8.194, 11.76, 12.0, 11.07, 10.37, 9.13, 8.165, 7.749, 7.775, 8.213, 8.384, 8.317, 8.244, 8.17, 8.097, 8.023], "yaxis": "y"}], "layout": {"legend": {"title": {"text": "Country"}, "tracegroupgap": 0}, "title": {"text": "Unemployment by Country"}, "xaxis": {"anchor": "y", "domain": [0, 1], "title": {"text": "TIME"}}, "yaxis": {"anchor": "x", "domain": [0, 1], "title": {"text": "Unemployment Rate (%)"}}}}
